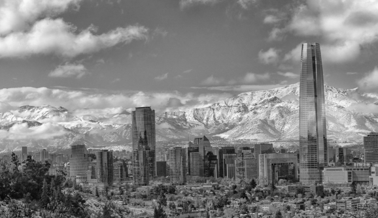
#> input picture EXAMEN/Imagen1.png, 378 x 218 px, found by its file name
$ python 3erapregunta.py
#> lines starting #> are read from the running program, lines starting #| are printed output that depends on the picture
import cv2
# Cargar la imagen
imagen = cv2.imread('imagen1.png')
#> imagen is the input picture: shape (218, 378, 3); mean B, G, R 128.9, 128.9, 128.9
if imagen is None:
    print("Error: La imagen no se pudo cargar.")
    exit()
# Redimensionar la imagen a 300x300 píxeles
dimensiones = (300, 300)
imagen_redimensionada = cv2.resize(imagen, dimensiones)
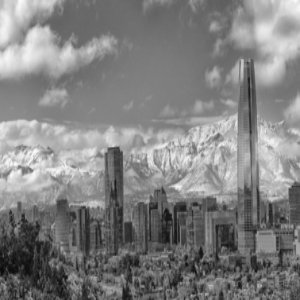
#> imagen_redimensionada: shape (300, 300, 3); mean B, G, R 128.7, 128.8, 128.8
# Mostrar la imagen redimensionada
cv2.imshow('Imagen Redimensionada', imagen_redimensionada)
# Guardar la imagen redimensionada
cv2.imwrite('REDIMENSIONADA.jpg', imagen_redimensionada)
cv2.waitKey(0)
cv2.destroyAllWindows()
